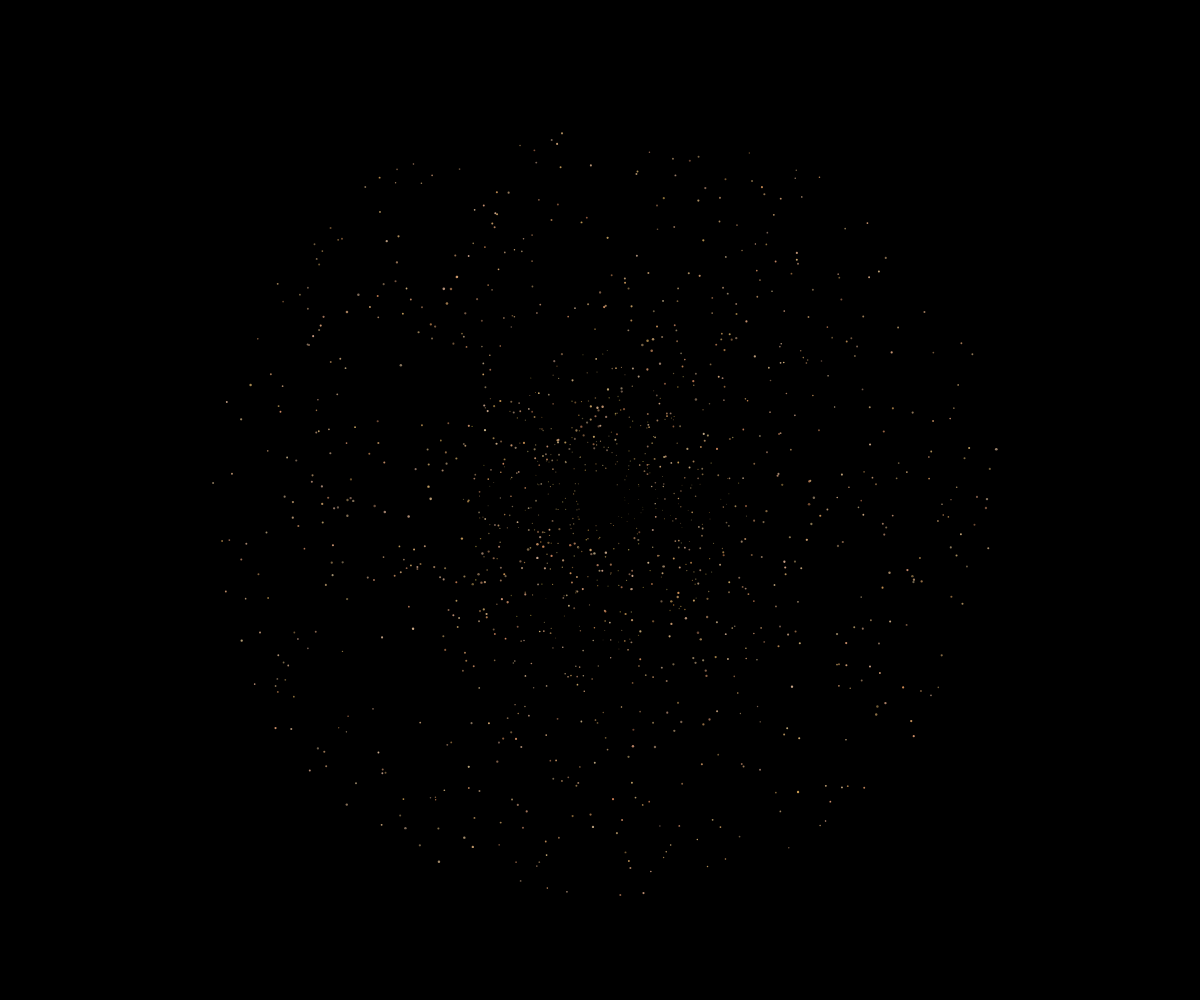
Frame 1 (no input)
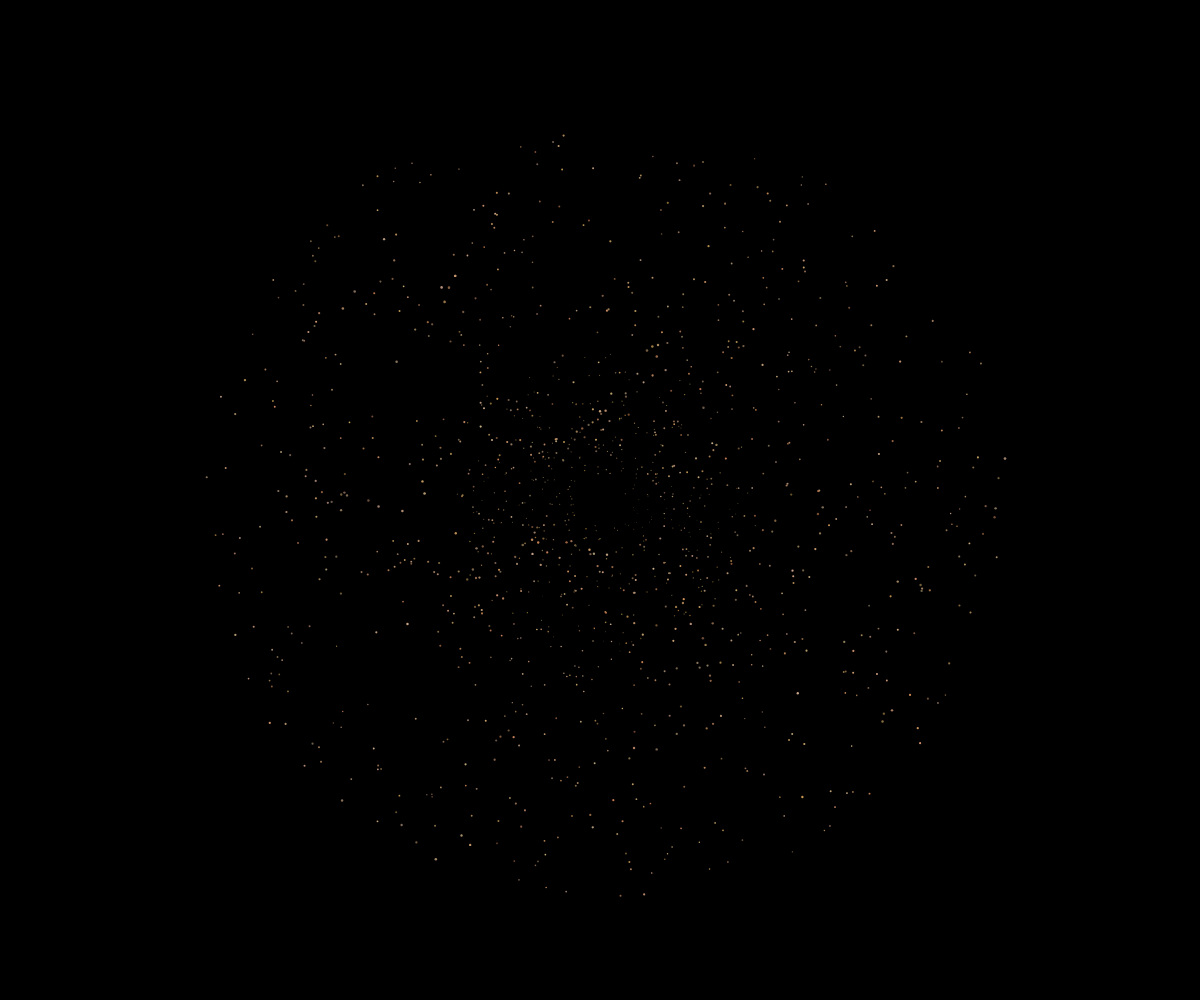
Frame 60 (no input)
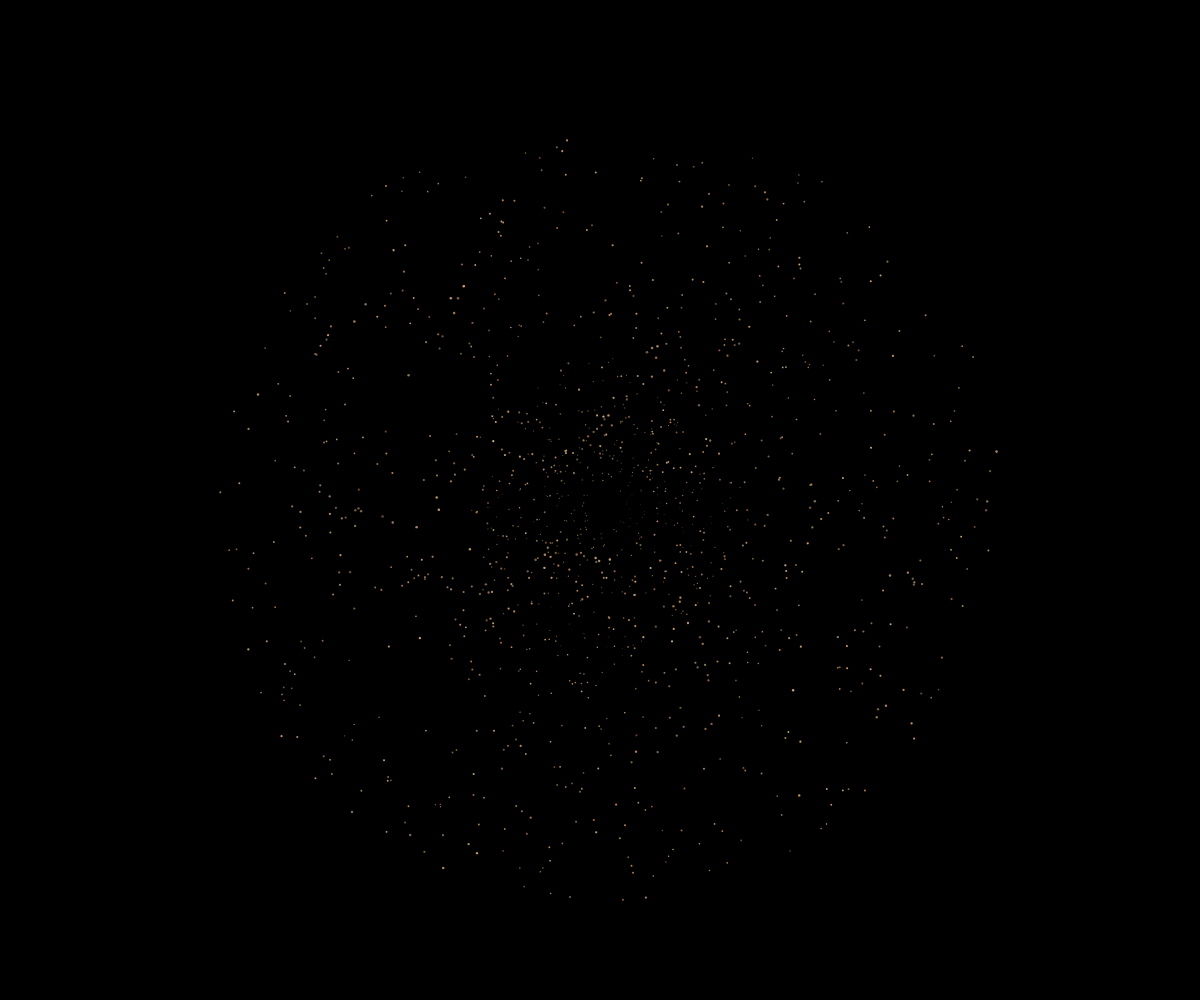
Frame 120 (the mouse pressed at the canvas centre since frame 60)

The p5.js sketch that drew these frames (run headless with seeded random() and noise() and a simulated clock; from frame 60 on, the mouse is pressed at the canvas centre):

// p5.js sketch
// ── sketch.js
let grains = [];
const totalGrains = 1000;
let windForce = 0;
let windDirection = 1;
let windSpeed = 0.002;
let fracturePoint = 0.3;
let isFracturing = false;
let rings = [];

function setup() {
  createCanvas(windowWidth, windowHeight);
  colorMode(HSB, 360, 100, 100, 1);
  
  // Create mandala structure with grains
  for (let i = 0; i < totalGrains; i++) {
    const angle = random(TWO_PI);
    const radius = random(50, min(width, height) * 0.4);
    const x = width/2 + cos(angle) * radius;
    const y = height/2 + sin(angle) * radius;
    
    // Add some variation to create intricate patterns
    const variation = map(noise(x * 0.01, y * 0.01), 0, 1, -5, 5);
    const size = map(noise(x * 0.02, y * 0.02), 0, 1, 1, 3);
    
    grains.push({
      x: x,
      y: y,
      originalX: x,
      originalY: y,
      size: size,
      angle: angle,
      radius: radius,
      color: color(random(20, 40), random(30, 60), random(40, 80)),
      stability: random(0.95, 1),
      vibration: 0,
      detached: false,
      attached: true
    });
  }
  
  // Add inner mandala details
  for (let i = 0; i < totalGrains * 0.3; i++) {
    const angle = random(TWO_PI);
    const radius = random(20, 150);
    const x = width/2 + cos(angle) * radius;
    const y = height/2 + sin(angle) * radius;
    
    grains.push({
      x: x,
      y: y,
      originalX: x,
      originalY: y,
      size: map(noise(x * 0.02, y * 0.02), 0, 1, 0.5, 2),
      angle: angle,
      radius: radius,
      color: color(random(30, 50), random(40, 70), random(30, 60)),
      stability: random(0.9, 0.98),
      vibration: 0,
      detached: false,
      attached: true
    });
  }
}

function draw() {
  background(0, 0, 0);
  
  // Gradually increase wind force over time
  windForce = min(windForce + windSpeed, 0.5);
  
  // Check if it's time to fracture the structure
  if (windForce > fracturePoint && !isFracturing) {
    isFracturing = true;
  }
  
  let detachedCount = 0;
  
  for (let grain of grains) {
    if (grain.detached) {
      detachedCount++;
      continue;
    }
    
    // Add vibration effect
    grain.vibration = sin(frameCount * 0.05 + grain.angle) * 0.5;
    
    // Calculate displacement from original position
    const dx = grain.originalX - grain.x;
    const dy = grain.originalY - grain.y;
    
    // Apply wind force (more force on outer grains)
    const force = windForce * (1 - grain.radius / max(width, height));
    const windX = cos(windDirection) * force;
    const windY = sin(windDirection) * force;
    
    // Apply displacement and vibration
    grain.x += windX + dx * 0.01 + grain.vibration * 0.5;
    grain.y += windY + dy * 0.01 + grain.vibration * 0.5;
    
    // Detach grains based on stability and displacement
    if (isFracturing) {
      const distance = dist(grain.originalX, grain.originalY, grain.x, grain.y);
      if (distance > 25 && random() < 0.003) {
        grain.detached = true;
        grain.attached = false;
        
        // Add to rings
        const ringIndex = floor(distance / 50);
        if (!rings[ringIndex]) {
          rings[ringIndex] = [];
        }
        rings[ringIndex].push({
          x: grain.x,
          y: grain.y,
          size: grain.size,
          color: grain.color,
          speedX: random(-1, 1),
          speedY: random(-1, 1)
        });
      }
    }
    
    // Apply outward force to detached grains
    if (grain.detached) {
      const dx = grain.x - width/2;
      const dy = grain.y - height/2;
      const distance = sqrt(dx*dx + dy*dy);
      if (distance > 0) {
        grain.x += (dx / distance) * 0.5;
        grain.y += (dy / distance) * 0.5;
      }
    }
  }
  
  // Draw attached grains with some transparency to show structure
  for (let grain of grains) {
    if (grain.attached && !grain.detached) {
      noStroke();
      fill(grain.color);
      ellipse(grain.x, grain.y, grain.size);
    }
  }
  
  // Draw detached grains as static particles
  for (let grain of grains) {
    if (grain.detached) {
      noStroke();
      fill(grain.color);
      ellipse(grain.x, grain.y, grain.size * 0.5);
    }
  }
  
  // Update and draw rings
  for (let i = rings.length - 1; i >= 0; i--) {
    if (!rings[i]) continue;
    const ring = rings[i];
    
    for (let j = ring.length - 1; j >= 0; j--) {
      let grain = ring[j];
      
      // Move outward
      const dx = grain.x - width/2;
      const dy = grain.y - height/2;
      const distance = sqrt(dx*dx + dy*dy);
      if (distance > 0) {
        grain.x += (dx / distance) * 0.3;
        grain.y += (dy / distance) * 0.3;
      }
      
      // Add some randomness to movement
      grain.x += random(-0.5, 0.5);
      grain.y += random(-0.5, 0.5);
      
      // Draw the grain
      noStroke();
      fill(grain.color);
      ellipse(grain.x, grain.y, grain.size);
      
      // Remove if out of bounds or too old
      if (distance > max(width, height) || frameCount % 30 === 0) {
        ring.splice(j, 1);
      }
    }
    
    // Remove empty rings
    if (ring.length === 0) {
      rings[i] = null;
    }
  }
  
  // End when all grains are detached
  if (detachedCount >= totalGrains * 0.95) {
    noLoop();
  }
}

function windowResized() {
  resizeCanvas(windowWidth, windowHeight);
}
